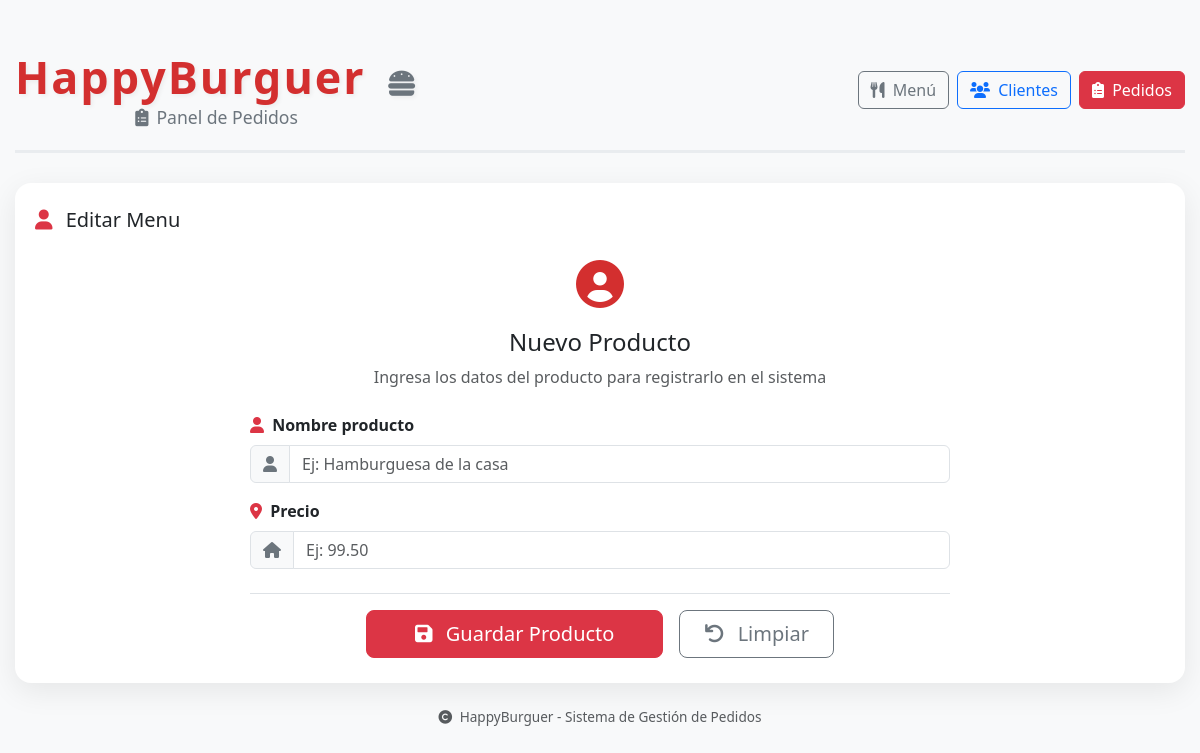
The page /menu/3 on the database as committed earlier.
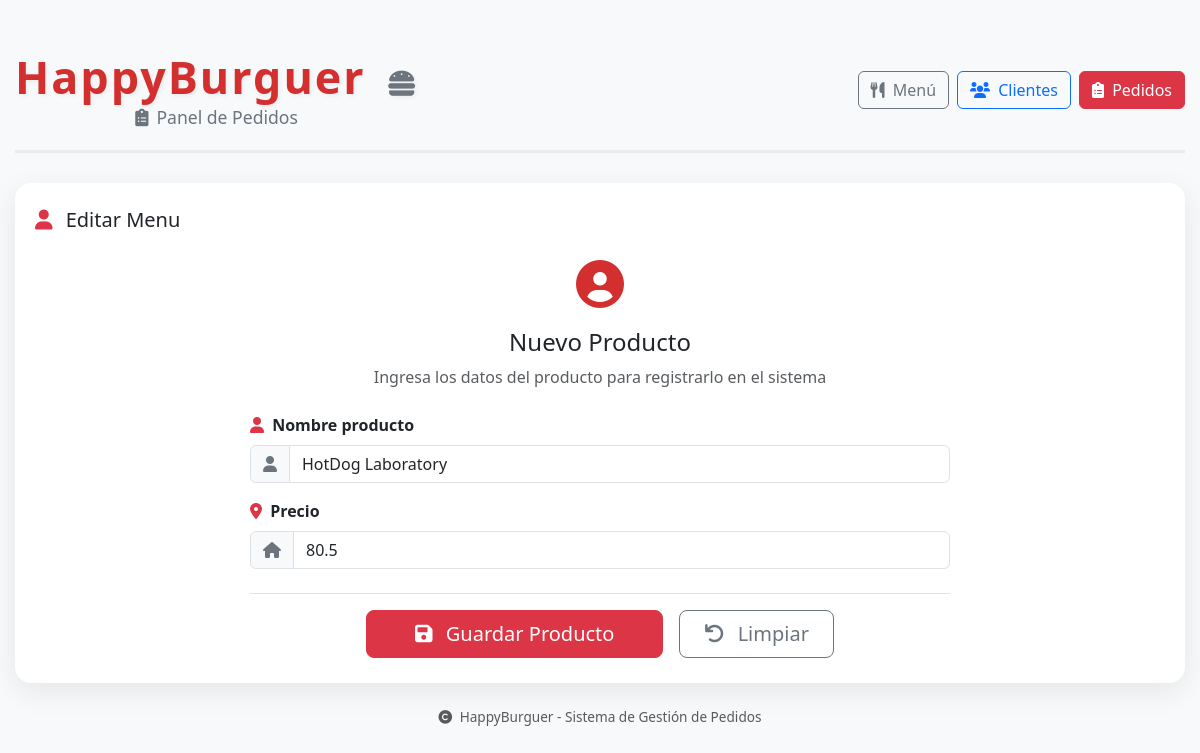
The same page on the database as committed later.
### tables this page shows
CREATE TABLE Menu (
                                clave INTEGER PRIMARY KEY AUTOINCREMENT NOT NULL,
                                nombre varchar(200) Not Null,
                                precio decimal(10,2) Not Null);

### routes/menu.py (the view)
@menu_bp.route("/menu/<int:menu_id>")
def agrega_edita_menu(menu_id):
    api = "menu.crea_menu"
    accion = "Crear"
    menu = {}
    claveMenu = menu_id if menu_id is not None and menu_id >= 0 else 0
    if claveMenu > 0:
        api = "menu.edita_menu"
        accion = "Editar"
        menu = menu_model.obtener_id(menu_id)
    return render_template("menu_add_edit.html", menu=menu, API=api, accion = accion, claveMenu = claveMenu)

### db/db.py (called while the page is built)
    def getConnection(self):
        conn = sqlite3.connect(self.nombreDb)
        conn.execute("PRAGMA foreign_keys = ON")
        return conn

### models/menu.py (called while the page is built)
    def obtener_id(self, claveMenu):
        with self.db.getConnection() as conn:
            return conn.execute("Select * From Menu Where clave = ?", (claveMenu,)).fetchone()

### templates/menu_add_edit.html (shortened to what this page needs)
{% extends 'layout.html' %}
{% block contenido %}
    <div class="menu-card">
        <div class="d-flex justify-content-between align-items-center mb-3 flex-wrap">
            <h5 class="mb-0">
                <i class="fas fa-user me-2 text-danger"></i>
                {{ accion}} Menu
            </h5>
        </div>
        <div class="pedidos-card" style="max-width: 700px; margin: 0 auto;">
            <div class="text-center mb-4">
                <div class="icon-form" style="font-size: 3rem; color: #d32f2f;">
                    <i class="fas fa-user-circle"></i>
                </div>
                <h4 class="mt-2">Nuevo Producto</h4>
                <p class="text-muted">Ingresa los datos del producto para registrarlo en el sistema</p>
            </div>
            {% if condicion %}
                <form id="formMenu" method="POST" action="{{ url_for(API) }}">
            {% else %}
                <form id="formMenu" method="POST" action="{{ url_for(API, menu_id=claveMenu) }}">
            {% endif %}
                <div class="mb-3">
                    <label for="nombre" class="form-label fw-semibold">
                        <i class="fas fa-user me-1 text-danger"></i> Nombre producto
                    </label>
                    <div class="input-group">
                        <span class="input-group-text bg-light">
                            <i class="fas fa-user text-secondary"></i>
                        </span>
                        <input type="text"
                               class="form-control"
                               id="nombre"
                               name="nombre"
                               placeholder="Ej: Hamburguesa de la casa"
                               required
                               value="{{menu[1]}}"
                               autofocus>
                    </div>
                </div>
                <div class="mb-3">
                    <label for="direccion" class="form-label fw-semibold">
                        <i class="fas fa-map-marker-alt me-1 text-danger"></i> Precio
                    </label>
                    <div class="input-group">
                        <span class="input-group-text bg-light">
                            <i class="fas fa-home text-secondary"></i>
                        </span>
                        <input type="number"
                               step="any"
                               inputmode="decimal"
                               class="form-control"
                               id="precio"
                               name="precio"
                               placeholder="Ej: 99.50"
                               value="{{menu[2]}}"
                               required>
                    </div>
                </div>
                <div class="d-flex gap-3 mt-4 pt-3 border-top flex-wrap justify-content-center">
                    <button type="submit" class="btn btn-danger btn-lg px-5" id="btnEnviar">
                        <i class="fas fa-save me-2"></i> Guardar Producto
                    </button>
                    <button type="reset" class="btn btn-outline-secondary btn-lg px-4">
                        <i class="fas fa-undo me-2"></i> Limpiar
                    </button>
                </div>
            </form>
        </div>
    </div>
{% endblock %}

Rows that differ between the two databases and show on the page:
added Menu: nombre "HotDog Laboratory", precio "80.5"
